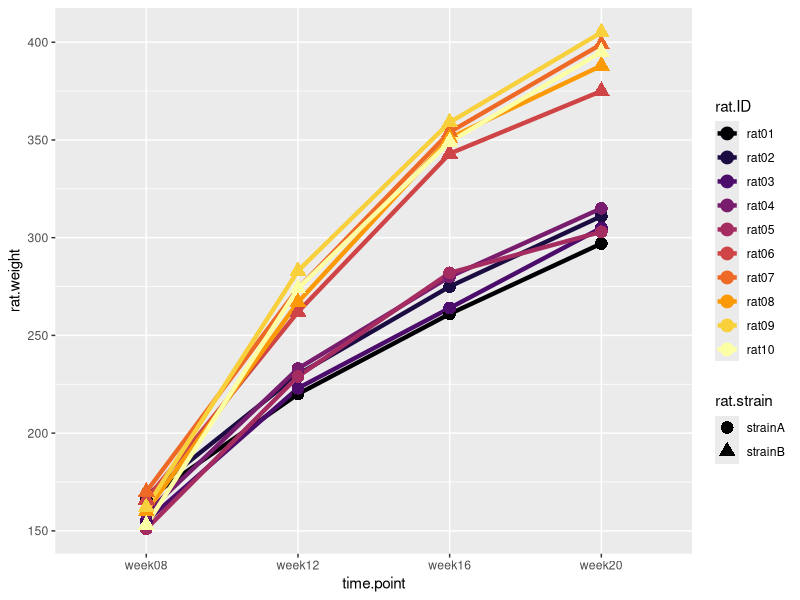

Write the R code that produced this figure.
## ---- chunk 1
knitr::opts_chunk$set(echo = TRUE)

# title: Factorial Repeated Measures ANOVA
# author: jonathan
# revised: 29/1/2020 

WEB <- c("https://bioceed.uib.no/dropfolder/bioSTATS/Rmd/Basic/ANOVA/factorial-repeated.html")
GIT <- c("https://github.com/jonathansoule/biostats/blob/master/Basic/ANOVA/factorial-repeated.Rmd")
library(nlme)
library(ggplot2)

## ---- chunk 2

# response variable
rat.weight <- c(166,168,155,159,151,166,170,160,162,153,220,230,223,233,229,262,274,267,283,274,261,275,264,280,282,343,354,351,359,349,297,311,305,315,303,375,399,388,405,395)

# predictor variables
rat.strain <- as.factor(rep(c(rep("strainA",5),rep("strainB",5)),4))
time.point <- as.factor(c(rep("week08",10), rep("week12",10), rep("week16",10), rep("week20",10)))

# individual ID
rat.ID <- as.factor(rep(c("rat01","rat02","rat03","rat04","rat05","rat06","rat07","rat08","rat09","rat10"),4))

#dataframe
my.dataframe <- data.frame(rat.ID,rat.strain,time.point,rat.weight)
## ---- chunk 3
ggplot(my.dataframe, aes(x = time.point, y = rat.weight, group = rat.ID, shape = rat.strain, color = rat.ID)) +
  geom_line(size = 1.5) +
  geom_point(size = 4) +
  scale_color_viridis_d(option = "inferno")
## ---- chunk 4
results.lme <- lme(rat.weight ~ time.point * rat.strain, random=~1|rat.ID, data=my.dataframe)
anova(results.lme)
